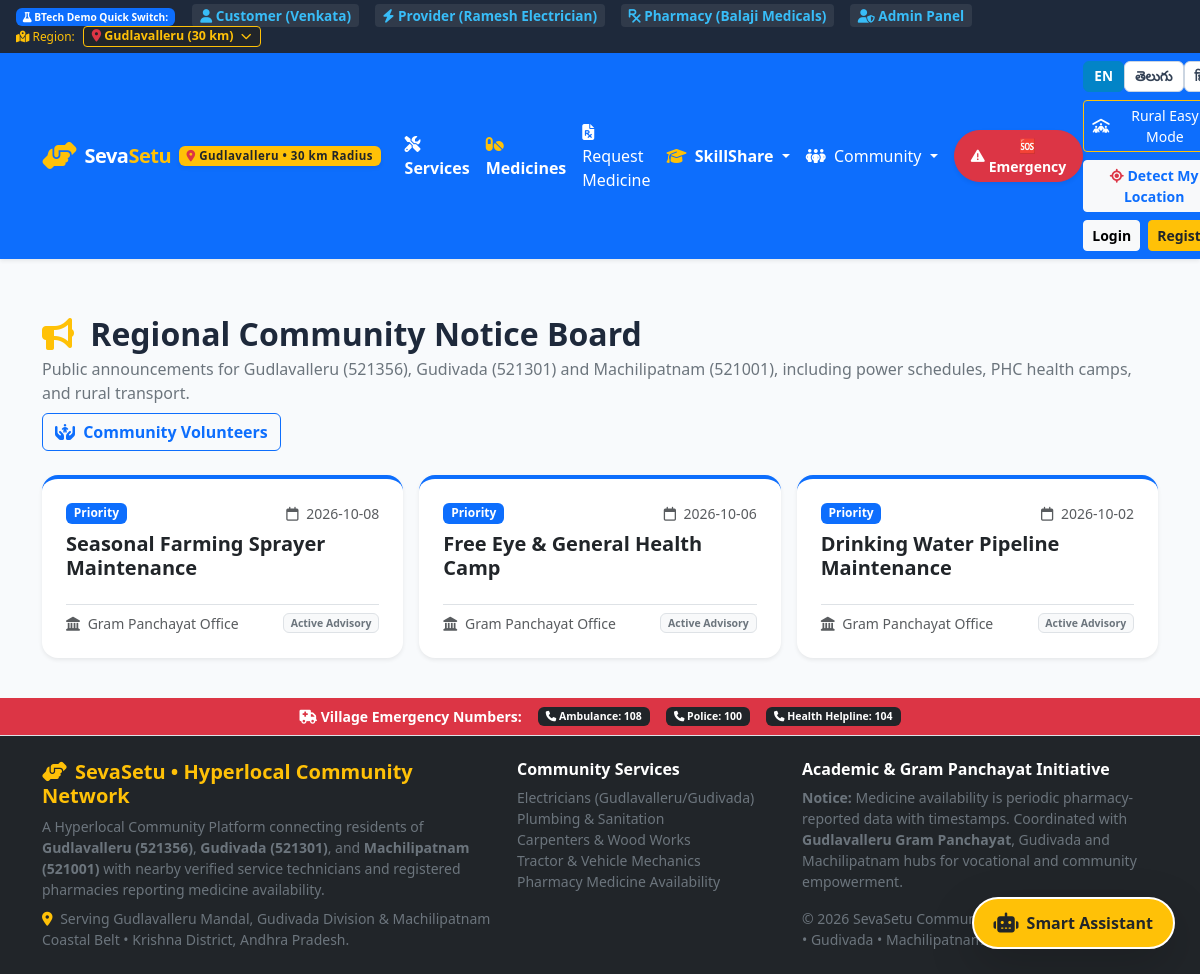
The page /notices on the database as committed earlier.
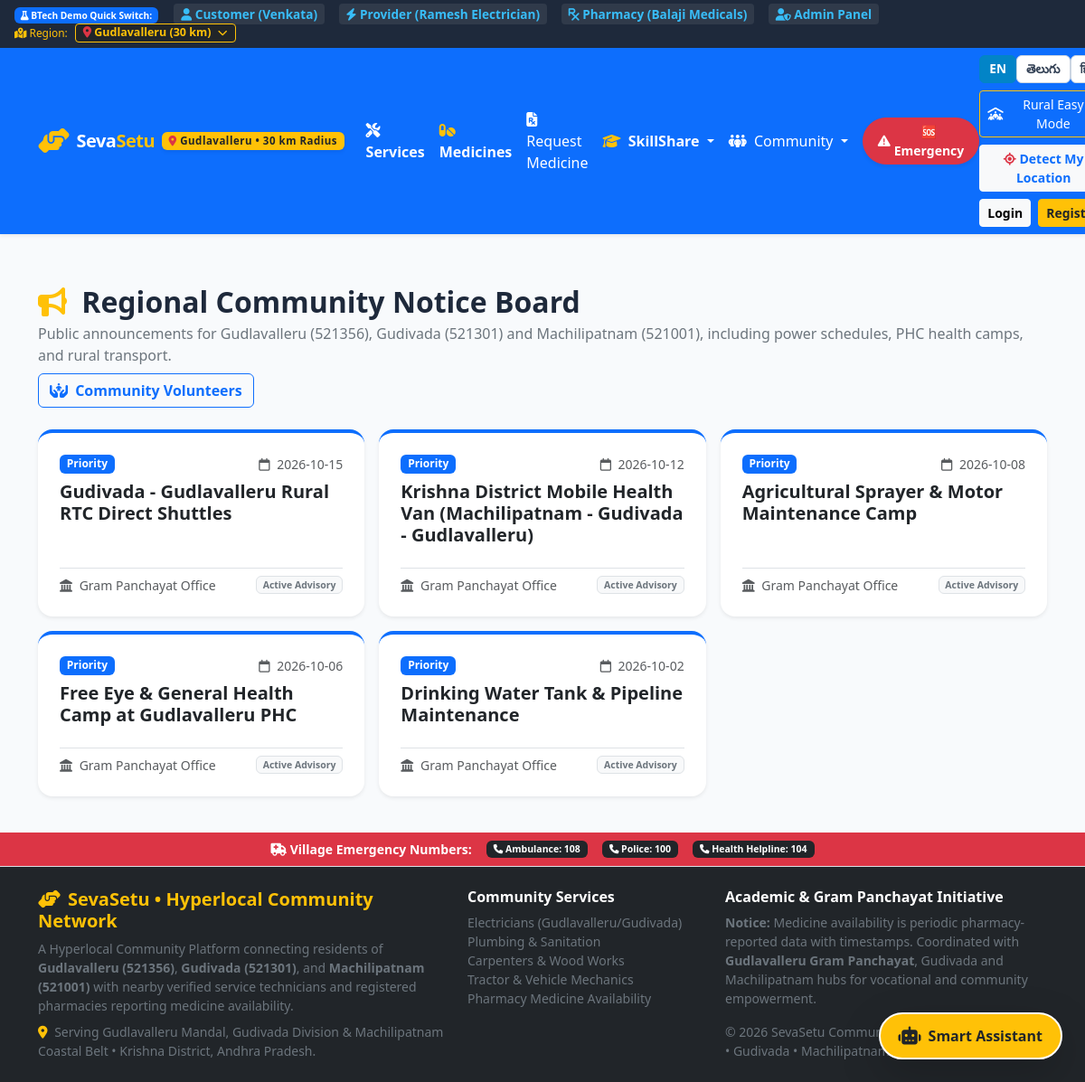
The same page on the database as committed later.
### tables this page shows
CREATE TABLE community_notices (
        notice_id INTEGER PRIMARY KEY AUTOINCREMENT,
        title TEXT NOT NULL,
        category TEXT NOT NULL,
        content TEXT NOT NULL,
        date_effective TEXT,
        is_active INTEGER DEFAULT 1,
        created_at TIMESTAMP DEFAULT CURRENT_TIMESTAMP
    );

### routes/customer.py (the view)
@customer_bp.route('/notices')
def notices():
    all_notices = query_db("SELECT * FROM community_notices WHERE is_active = 1 ORDER BY date_effective DESC")
    return render_template('notices.html', notices=all_notices)

### database.py (called while the page is built)
def get_db():
    if 'db' not in g:
        g.db = sqlite3.connect(Config.DATABASE_PATH)
        g.db.row_factory = sqlite3.Row
        g.db.execute("PRAGMA foreign_keys = ON")
        g.db.create_function("haversine", 4, haversine)
    return g.db

def query_db(query, args=(), one=False):
    db = get_db()
    cur = db.execute(query, args)
    rv = cur.fetchall()
    cur.close()
    return (rv[0] if rv else None) if one else rv

### templates/notices.html (shortened to what this page needs)
{% extends 'base.html' %}
{% block content %}
<div class="container py-4">
  <div class="d-flex justify-content-between align-items-center flex-wrap gap-2 mb-4">
    <div>
      <h2 class="fw-bold mb-1">
        <i class="fa-solid fa-bullhorn text-warning me-2"></i> Regional Community Notice Board
      </h2>
      <p class="text-secondary mb-0">
        Public announcements for Gudlavalleru (521356), Gudivada (521301) and Machilipatnam (521001), including power schedules, PHC health camps, and rural transport.
      </p>
    </div>
    <a href="{{ url_for('customer.volunteers_view') }}" class="btn btn-outline-primary fw-bold">
      <i class="fa-solid fa-hands-holding-child me-1"></i> Community Volunteers
    </a>
  </div>
  {% if notices %}
  <div class="row g-3">
    {% for notice in notices %}
    <div class="col-md-6 col-lg-4">
      <div class="card h-100 border-0 shadow-sm rounded-4 p-4 bg-white border-top border-4 {% if notice.priority == 'Urgent' %}border-danger{% elif notice.priority == 'High' %}border-warning{% else %}border-primary{% endif %}">
        <div class="d-flex justify-content-between align-items-center mb-2">
          <span class="badge {% if notice.priority == 'Urgent' %}bg-danger{% elif notice.priority == 'High' %}bg-warning text-dark{% else %}bg-primary{% endif %} fw-bold">
            {{ notice.priority }} Priority
          </span>
          <small class="text-muted"><i class="fa-regular fa-calendar me-1"></i> {{ notice.date_effective }}</small>
        </div>
        <h5 class="fw-bold text-dark mb-2">{{ notice.title }}</h5>
        <p class="text-secondary small mb-3 flex-grow-1">{{ notice.message }}</p>
        <div class="pt-2 border-top d-flex justify-content-between align-items-center text-muted small">
          <span><i class="fa-solid fa-landmark me-1"></i> {{ notice.posted_by or 'Gram Panchayat Office' }}</span>
          <span class="badge bg-light text-secondary border">Active Advisory</span>
        </div>
      </div>
    </div>
    {% endfor %}
  </div>
  {% else %}
  <div class="text-center py-5 bg-light rounded-4">
    <i class="fa-solid fa-bell-slash text-muted fs-1 mb-3"></i>
    <h4 class="fw-bold">No active community notices today</h4>
    <p class="text-muted">Everything is running smoothly in your local area.</p>
  </div>
  {% endif %}
</div>
{% endblock %}

### templates/base.html (shortened to what this page needs)
<!DOCTYPE html>
<html lang="en">
<head>
  <link rel="stylesheet" href="https://cdn.jsdelivr.net/npm/bootstrap@5.3.3/dist/css/bootstrap.min.css">
  <link rel="stylesheet" href="https://cdnjs.cloudflare.com/ajax/libs/font-awesome/6.5.1/css/all.min.css">
  <link rel="stylesheet" href="https://unpkg.com/leaflet@1.9.4/dist/leaflet.css" />
  <link rel="stylesheet" href="{{ url_for('static', filename='css/style.css') }}">
  <link rel="stylesheet" href="{{ url_for('static', filename='css/rural_mode.css') }}">
</head>
<body>
  <div class="demo-bar d-flex justify-content-between align-items-center flex-wrap">
    <div>
      <span class="badge bg-primary me-2"><i class="fa-solid fa-flask"></i> BTech Demo Quick Switch:</span>
      <a href="{{ url_for('auth.quick_login', role='customer') }}"><i class="fa-solid fa-user"></i> Customer (Venkata)</a>
      <a href="{{ url_for('auth.quick_login', role='provider') }}"><i class="fa-solid fa-bolt"></i> Provider (Ramesh Electrician)</a>
      <a href="{{ url_for('auth.quick_login', role='pharmacy') }}"><i class="fa-solid fa-prescription"></i> Pharmacy (Balaji Medicals)</a>
      <a href="{{ url_for('auth.quick_login', role='admin') }}"><i class="fa-solid fa-user-shield"></i> Admin Panel</a>
    </div>
    <div class="d-flex align-items-center gap-2 small text-warning">
      <span class="d-none d-md-inline"><i class="fa-solid fa-map-location-dot"></i> Region:</span>
      <button class="btn btn-sm btn-dark text-warning border-warning py-0 px-2 fw-bold" style="font-size: 0.78rem;" type="button" data-bs-toggle="modal" data-bs-target="#locationModal">
        <i class="fa-solid fa-location-dot text-danger"></i> {{ session.get('location_name', active_location.name) }} (30 km) <i class="fa-solid fa-chevron-down ms-1 small"></i>
      </button>
    </div>
  </div>
  <nav class="navbar navbar-expand-lg navbar-dark bg-primary sticky-top shadow-sm py-2">
    <div class="container">
      <a class="navbar-brand d-flex align-items-center" href="{{ url_for('customer.index') }}">
        <i class="fa-solid fa-handshake-angle me-2 fs-3 text-warning"></i>
        <span>Seva<span class="text-warning">Setu</span></span>
        <button type="button" class="badge bg-warning text-dark border-0 ms-2 fw-bold d-none d-sm-inline shadow-sm" style="font-size: 0.72rem; letter-spacing: 0.5px;" data-bs-toggle="modal" data-bs-target="#locationModal" title="Click to Change Location or Detect GPS">
          <i class="fa-solid fa-location-dot text-danger"></i> {{ session.get('location_name', active_location.name) }} &bull; 30 km Radius
        </button>
      </a>
      <div class="collapse navbar-collapse" id="navContent">
        <ul class="navbar-nav me-auto mb-2 mb-lg-0 align-items-lg-center">
          <li class="nav-item">
            <a class="nav-link active fw-bold" href="{{ url_for('customer.services_list') }}">
              <i class="fa-solid fa-screwdriver-wrench me-1"></i> <span data-i18n="services">Services</span>
            </a>
          </li>
          <li class="nav-item">
            <a class="nav-link text-white fw-bold" href="{{ url_for('customer.medicines_list') }}">
              <i class="fa-solid fa-pills me-1 text-warning"></i> <span data-i18n="medicines">Medicines</span>
            </a>
          </li>
          <li class="nav-item">
            <a class="nav-link text-white" href="{{ url_for('customer.medicine_request') }}">
              <i class="fa-solid fa-file-prescription me-1"></i> <span data-i18n="request_medicine">Request Medicine</span>
            </a>
          </li>
          <li class="nav-item dropdown">
            <a class="nav-link dropdown-toggle text-white fw-bold" href="#" role="button" data-bs-toggle="dropdown">
              <i class="fa-solid fa-graduation-cap me-1 text-warning"></i> <span>SkillShare</span>
            </a>
          </li>
          <li class="nav-item dropdown">
            <a class="nav-link dropdown-toggle text-white small" href="#" role="button" data-bs-toggle="dropdown">
              <i class="fa-solid fa-people-group me-1"></i> Community
            </a>
          </li>
          <li class="nav-item ms-lg-2">
            <a class="btn btn-sm btn-danger fw-bold rounded-pill px-3 shadow-sm d-flex align-items-center gap-1" href="{{ url_for('customer.emergency_view') }}">
              <i class="fa-solid fa-triangle-exclamation"></i> <span>🆘 Emergency</span>
            </a>
          </li>
        </ul>
        <div class="d-flex align-items-center gap-2 flex-wrap">
          <div class="btn-group btn-group-sm" role="group" aria-label="Language selection">
            <button type="button" class="lang-btn" data-lang="en" onclick="setLanguage('en')">EN</button>
            <button type="button" class="lang-btn" data-lang="te" onclick="setLanguage('te')">తెలుగు</button>
            <button type="button" class="lang-btn" data-lang="hi" onclick="setLanguage('hi')">हिंदी</button>
          </div>
          <button class="btn btn-sm btn-outline-warning text-white d-none d-lg-inline-flex align-items-center gap-1"
                  onclick="toggleRuralMode()" id="ruralModeToggleBtn" title="Toggle simplified picture and audio mode">
          </button>
          <button class="btn btn-sm btn-light text-primary fw-bold" onclick="detectCurrentLocation()" title="Detect current GPS coordinates">
            <i class="fa-solid fa-location-crosshairs text-danger"></i>
            <span class="d-none d-md-inline" data-i18n="detect_location">GPS Location</span>
          </button>
          {% if session.get('user_id') %}
            <div class="dropdown">
              <button class="btn btn-sm btn-light dropdown-toggle fw-bold text-dark" type="button" data-bs-toggle="dropdown">
                <i class="fa-solid fa-circle-user text-primary me-1"></i> {{ session.get('user_name') }}
                {% if session.get('user_role') == 'provider' %}
                  <span class="badge bg-warning text-dark ms-1">Provider</span>
                {% elif session.get('user_role') == 'pharmacy' %}
                  <span class="badge bg-success ms-1">Pharmacy</span>
                {% elif session.get('user_role') == 'admin' %}
                  <span class="badge bg-danger ms-1">Admin</span>
                {% endif %}
              </button>
              <ul class="dropdown-menu dropdown-menu-end shadow">
                {% if session.get('user_role') == 'provider' %}
                  <li><a class="dropdown-item" href="{{ url_for('provider.dashboard') }}"><i class="fa-solid fa-gauge me-2"></i> Provider Dashboard</a></li>
                {% elif session.get('user_role') == 'pharmacy' %}
                  <li><a class="dropdown-item" href="{{ url_for('pharmacy.dashboard') }}"><i class="fa-solid fa-gauge me-2"></i> Pharmacy Dashboard</a></li>
                {% elif session.get('user_role') == 'admin' %}
                  <li><a class="dropdown-item" href="{{ url_for('admin.dashboard') }}"><i class="fa-solid fa-user-shield me-2"></i> Admin Panel</a></li>
                {% else %}
                  <li><a class="dropdown-item" href="{{ url_for('customer.dashboard') }}"><i class="fa-solid fa-clipboard-list me-2"></i> My Bookings & Requests</a></li>
                {% endif %}
                <li><hr class="dropdown-divider"></li>
                <li><a class="dropdown-item text-danger" href="{{ url_for('auth.logout') }}"><i class="fa-solid fa-right-from-bracket me-2"></i> Logout</a></li>
              </ul>
            </div>
          {% else %}
            <a href="{{ url_for('auth.login') }}" class="btn btn-sm btn-light fw-bold" data-i18n="login">Login</a>
            <a href="{{ url_for('auth.register') }}" class="btn btn-sm btn-warning fw-bold text-dark" data-i18n="register">Register</a>
          {% endif %}
        </div>
      </div>
    </div>
  </nav>
  <main class="py-3">
    {% block content %}{% endblock %}
  </main>
  <div class="bg-danger text-white py-2 text-center">
    <div class="container d-flex justify-content-center align-items-center gap-3 flex-wrap small">
      <span class="fw-bold"><i class="fa-solid fa-truck-medical"></i> Village Emergency Numbers:</span>
      <a href="tel:108" class="text-white text-decoration-none badge bg-dark px-2 py-1"><i class="fa-solid fa-phone"></i> Ambulance: 108</a>
      <a href="tel:100" class="text-white text-decoration-none badge bg-dark px-2 py-1"><i class="fa-solid fa-phone"></i> Police: 100</a>
      <a href="tel:104" class="text-white text-decoration-none badge bg-dark px-2 py-1"><i class="fa-solid fa-phone"></i> Health Helpline: 104</a>
    </div>
  </div>
  <footer class="bg-dark text-light py-4 border-top">
    <div class="container">
      <div class="row g-4">
        <div class="col-md-5">
          <h5 class="fw-bold text-warning"><i class="fa-solid fa-handshake-angle me-2"></i>SevaSetu &bull; Hyperlocal Community Network</h5>
          <p class="text-secondary small mb-2">
            A Hyperlocal Community Platform connecting residents of <b>Gudlavalleru (521356)</b>, <b>Gudivada (521301)</b>, and <b>Machilipatnam (521001)</b> with nearby verified service technicians and registered pharmacies reporting medicine availability.
          </p>
          <div class="text-secondary small">
            <i class="fa-solid fa-location-dot text-warning me-1"></i> Serving Gudlavalleru Mandal, Gudivada Division & Machilipatnam Coastal Belt &bull; Krishna District, Andhra Pradesh.
          </div>
        </div>
        <div class="col-md-3">
          <h6 class="fw-bold text-white mb-2">Community Services</h6>
          <ul class="list-unstyled small text-secondary">
            <li><a href="{{ url_for('customer.services_list', category='Electrician') }}" class="text-secondary text-decoration-none">Electricians (Gudlavalleru/Gudivada)</a></li>
            <li><a href="{{ url_for('customer.services_list', category='Plumber') }}" class="text-secondary text-decoration-none">Plumbing & Sanitation</a></li>
            <li><a href="{{ url_for('customer.services_list', category='Carpenter') }}" class="text-secondary text-decoration-none">Carpenters & Wood Works</a></li>
            <li><a href="{{ url_for('customer.services_list', category='Mechanic') }}" class="text-secondary text-decoration-none">Tractor & Vehicle Mechanics</a></li>
            <li><a href="{{ url_for('customer.medicines_list') }}" class="text-secondary text-decoration-none">Pharmacy Medicine Availability</a></li>
          </ul>
        </div>
        <div class="col-md-4">
          <h6 class="fw-bold text-white mb-2">Academic & Gram Panchayat Initiative</h6>
          <p class="text-secondary small">
            <b>Notice:</b> Medicine availability is periodic pharmacy-reported data with timestamps. Coordinated with <b>Gudlavalleru Gram Panchayat</b>, Gudivada and Machilipatnam hubs for vocational and community empowerment.
          </p>
          <div class="small text-secondary">
            &copy; 2026 SevaSetu Community Platform &bull; Gudlavalleru &bull; Gudivada &bull; Machilipatnam &bull; BTech Major Project
          </div>
        </div>
      </div>
    </div>
  </footer>
  <button id="assistantTriggerBtn" class="btn btn-warning text-dark fw-bold rounded-pill shadow-lg d-flex align-items-center gap-2 position-fixed" style="bottom: 25px; right: 25px; z-index: 1040; padding: 12px 20px; border: 2px solid #fff;">
    <i class="fa-solid fa-robot fs-5"></i>
    <span class="d-none d-sm-inline">Smart Assistant</span>
  </button>
</body>
</html>

### static/css/style.css (style rules this page uses)
:root { --primary-color: #0d6efd; --primary-dark: #0a58ca; --secondary-color: #198754; --accent-color: #ff9800; --danger-color: #dc3545; --bg-light: #f8fafc; --text-main: #1e293b; --text-muted: #64748b; --card-shadow: 0 4px 12px rgba(0, 0, 0, 0.06); --card-hover-shadow: 0 10px 24px rgba(0, 0, 0, 0.12); --border-radius: 12px; }
body { font-family: 'Segoe UI', system-ui, -apple-system, sans-serif; color: var(--text-main); background-color: var(--bg-light); min-height: 100vh; display: flex; flex-direction: column; }
main { flex: 1; }
.navbar-brand { font-weight: 800; letter-spacing: -0.5px; }
.demo-bar { background: #1e293b; color: #f1f5f9; font-size: 0.85rem; padding: 6px 16px; }
.demo-bar a { color: #38bdf8; text-decoration: none; font-weight: 600; margin: 0 6px; padding: 2px 8px; border-radius: 4px; background: rgba(255, 255, 255, 0.08); transition: all 0.2s; }

### static/css/rural_mode.css (style rules this page uses)
.lang-btn { padding: 4px 10px; font-size: 0.85rem; font-weight: 700; border-radius: 6px; border: 1px solid #cbd5e1; background: #ffffff; color: #334155; cursor: pointer; }
.lang-btn.active { background: #0284c7; color: #ffffff; border-color: #0284c7; }

Rows that differ between the two databases and show on the page:
removed community_notices: date_effective "2026-10-08", title "Seasonal Farming Sprayer Maintenance", posted_by "Gram Panchayat Office"
added community_notices: date_effective "2026-10-15", title "Gudivada - Gudlavalleru Rural RTC Direct Shuttles", posted_by "Gram Panchayat Office"
added community_notices: date_effective "2026-10-12", title "Krishna District Mobile Health Van (Machilipatnam - Gudivada - Gudlavalleru)", posted_by "Gram Panchayat Office"
added community_notices: date_effective "2026-10-08", title "Agricultural Sprayer & Motor Maintenance Camp", posted_by "Gram Panchayat Office"
changed community_notices: title "Free Eye & General Health Camp" → "Free Eye & General Health Camp at Gudlavalleru PHC"
changed community_notices: title "Drinking Water Pipeline Maintenance" → "Drinking Water Tank & Pipeline Maintenance"
